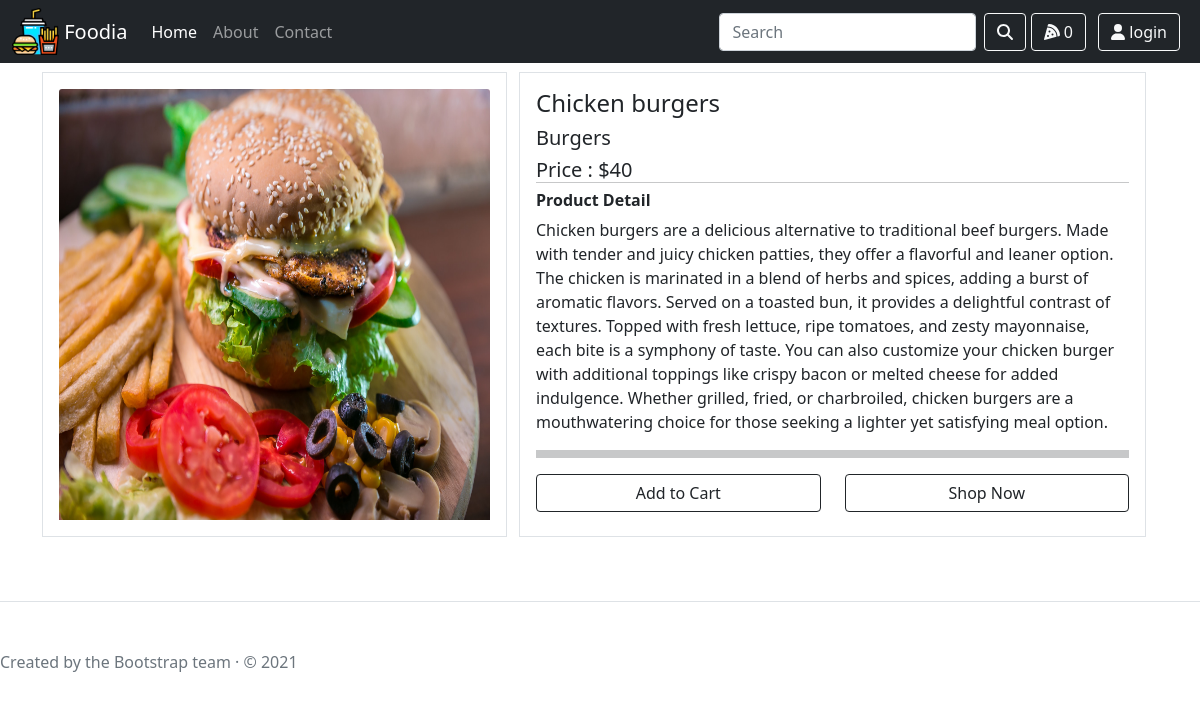
Screenshot of /foodStuff/foodDescription/d6ad70db-785a-4509-bbec-7843a6a9884d with the database file from the repository.
### foodStuff/models.py (models this page shows, shortened)
class FoodProduct(BaseModel):
    foodName = models.CharField(max_length=100)
    foodCategory = models.ForeignKey(FoodCategory,on_delete=models.CASCADE,related_name="foodCategory",null=True,blank=True)
    foodProductDescription = models.TextField()
    foodPrice = models.IntegerField()
    foodProductImage = models.ImageField(upload_to="foodProduct")

class FoodCategory(BaseModel):
    categoryName = models.CharField(max_length=100)
    categoryImage = models.ImageField(upload_to="Category")
    def __str__(self):
        return self.categoryName

### foodStuff/views.py (the view)
# urls.py: path('foodDescription/<foodId>',views.foodDescription,name="foodDescription"),
def foodDescription(request,foodId):
    productDescription = FoodProduct.objects.get(uid = foodId)
    return render(request,"foodStuff/foodDescription.html",{'productDescription':productDescription})

### account/context_processors.py (called while the page is built, shortened)
def profileData(request):
    return {}

### template/foodStuff/foodDescription.html (shortened to what this page needs)
{% extends "base.html" %}
{% block body %}
<div class="container py-3">
    {% if productDescription %}
        <div class="row m-0">
            <div class="col-lg-5 border p-3 main-section bg-white"> <img class="bd-placeholder-img card-img-top" style="width:100%;height:100%"  src="/media/{{productDescription.foodProductImage}}"></div>
            <div class="col-lg-7">
                <div class="right-side-pro-detail border p-3 m-0">
             <div class="row">
                        <div class="col-lg-12">
                            <h4>{{productDescription.foodName}}</h4>
                            <h5>{{productDescription.foodCategory}}</h5>
                        </div>
                        <div class="col-lg-12">
                            <h5 class="m-0 p-0 price-pro">Price : ${{productDescription.foodPrice}}</h5>
                            <hr class="p-0 m-0">
                        </div>
                        <div class="col-lg-12 pt-2">
                            <h6><b>Product Detail</b></h6>
                            <p>{{productDescription.foodProductDescription}}</p>
                            <hr class="m-0 pt-2 mt-2">
                        </div>
                        <div class="col-lg-12 mt-3">
                            <div class="row">
                                <div class="col-lg-6 pb-2">
                                <form method="POST" action="{% url 'addToCart' %}">
                                    <button type="submit" class="btn btn btn-outline-dark w-100" name="submit">Add to Cart</button>
                                </form>
                            </div>
                            <div class="col-lg-6">
                                    <a href="#" class="btn btn btn-outline-dark w-100">Shop Now</a>
                                </div>
                            </div>
                        </div>
                    </div>
                </div>
            </div>
        </div>       {% endif %}
</div>
{% endblock body %}

### template/base.html (style rules this page uses)
body { padding-top: 3.5rem; }
.bd-placeholder-img { font-size: 1.125rem; text-anchor: middle; -webkit-user-select: none; -moz-user-select: none; user-select: none; }

### rows the page displays
FoodProduct: foodProductImage (picture), foodName "Chicken burgers", foodCategory "Burgers", foodPrice "40", foodProductDescription "Chicken burgers are a delicious alternative to traditional beef burgers. Made with tender and juicy chicken patties, they offer a flavorful and leaner option. The chicken is marinated in a blend of herbs and spices, adding a burst of aromatic flavors. Served on a toasted bun, it provides a delightful contrast of textures. Topped with fresh lettuce, ripe tomatoes, and zesty mayonnaise, each bite is a symphony of taste. You can also customize your chicken burger with additional toppings like crispy bacon or melted cheese for added indulgence. Whether grilled, fried, or charbroiled, chicken burgers are a mouthwatering choice for those seeking a lighter yet satisfying meal option."
